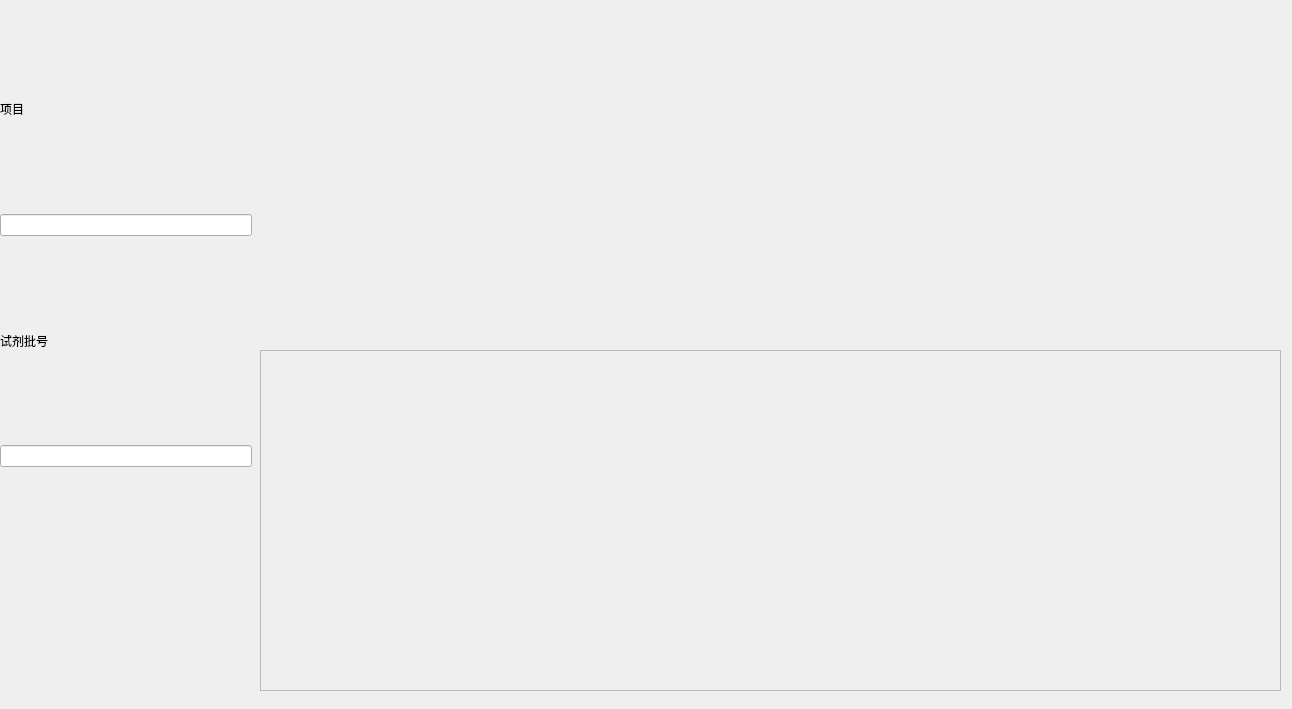
<?xml version="1.0" encoding="UTF-8"?>
<ui version="4.0">
 <class>CaliCurve</class>
 <widget class="QWidget" name="CaliCurve">
  <property name="geometry">
   <rect>
    <x>0</x>
    <y>0</y>
    <width>1292</width>
    <height>709</height>
   </rect>
  </property>
  <property name="windowTitle">
   <string>Form</string>
  </property>
  <widget class="QWidget" name="layoutWidget">
   <property name="geometry">
    <rect>
     <x>0</x>
     <y>10</y>
     <width>252</width>
     <height>681</height>
    </rect>
   </property>
   <layout class="QVBoxLayout" name="verticalLayout_2">
    <item>
     <widget class="QLabel" name="label">
      <property name="text">
       <string>项目</string>
      </property>
     </widget>
    </item>
    <item>
     <widget class="QLineEdit" name="lineEdit"/>
    </item>
    <item>
     <widget class="QLabel" name="label_2">
      <property name="text">
       <string>试剂批号</string>
      </property>
     </widget>
    </item>
    <item>
     <widget class="QLineEdit" name="lineEdit_2"/>
    </item>
    <item>
     <spacer name="verticalSpacer">
      <property name="orientation">
       <enum>Qt::Vertical</enum>
      </property>
      <property name="sizeType">
       <enum>QSizePolicy::Fixed</enum>
      </property>
      <property name="sizeHint" stdset="0">
       <size>
        <width>17</width>
        <height>20</height>
       </size>
      </property>
     </spacer>
    </item>
    <item>
     <widget class="CusTableView" name="tableView_CaliInfo" native="true"/>
    </item>
   </layout>
  </widget>
  <widget class="QFrame" name="frame">
   <property name="geometry">
    <rect>
     <x>260</x>
     <y>350</y>
     <width>1021</width>
     <height>341</height>
    </rect>
   </property>
   <property name="frameShape">
    <enum>QFrame::StyledPanel</enum>
   </property>
   <property name="frameShadow">
    <enum>QFrame::Raised</enum>
   </property>
   <layout class="QHBoxLayout" name="horizontalLayout">
    <item>
     <widget class="CusTableView" name="tableView_ConcInfoLeft" native="true"/>
    </item>
    <item>
     <widget class="CusTableView" name="tableView_ConcInfoRight" native="true"/>
    </item>
   </layout>
  </widget>
  <widget class="QWidget" name="horizontalLayoutWidget">
   <property name="geometry">
    <rect>
     <x>300</x>
     <y>0</y>
     <width>991</width>
     <height>341</height>
    </rect>
   </property>
   <layout class="QHBoxLayout" name="horizontalLayout_2">
    <item>
     <spacer name="horizontalSpacer">
      <property name="orientation">
       <enum>Qt::Horizontal</enum>
      </property>
      <property name="sizeType">
       <enum>QSizePolicy::Fixed</enum>
      </property>
      <property name="sizeHint" stdset="0">
       <size>
        <width>40</width>
        <height>20</height>
       </size>
      </property>
     </spacer>
    </item>
    <item>
     <widget class="CaliCurveDraw" name="widget" native="true"/>
    </item>
   </layout>
  </widget>
 </widget>
 <customwidgets>
  <customwidget>
   <class>CusTableView</class>
   <extends>QWidget</extends>
   <header location="global">CusTableView.h</header>
   <container>1</container>
  </customwidget>
  <customwidget>
   <class>CaliCurveDraw</class>
   <extends>QWidget</extends>
   <header location="global">CaliCurveDraw.h</header>
   <container>1</container>
  </customwidget>
 </customwidgets>
 <resources/>
 <connections/>
</ui>
